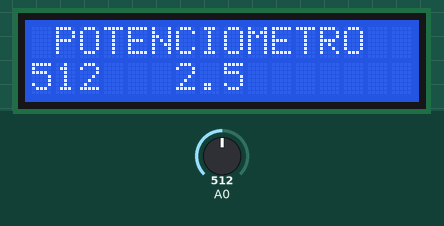
Recording of a sketch running on a simulated Arduino Uno, built with avr-gcc and run on an emulated ATmega328P. On the bench: 16×2 character LCD. The test bench sets the inputs (shaded band); at power-on: A0 = 512.

Above: at 2.2 s.
2.3 s: A0 set to 716
At 4.2 s:
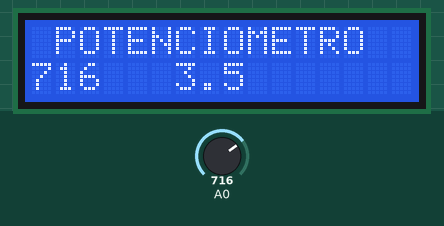
4.5 s: A0 set to 900
At 6.2 s:
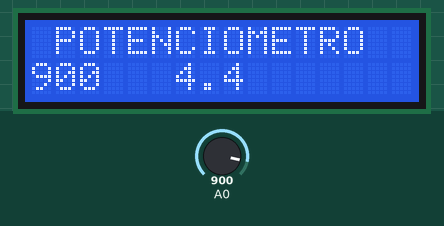
6.5 s: A0 set to 1023
At 8.4 s:
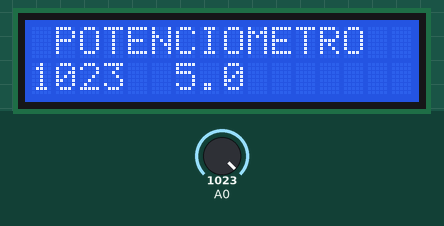
Timing chart, 0 to 9.9 s (numbered marks = the images above; inputs shaded):
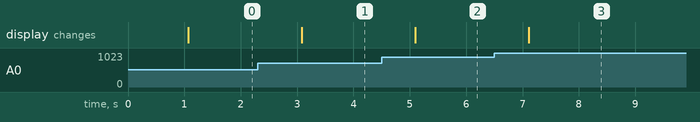

The sketch:

Prueba2.ino
```cpp
/**
   GeekFactory - "INNOVATING TOGETHER"
   Distribucion de materiales para el desarrollo e innovacion tecnologica
   www.geekfactory.mx

   EJEMPLO BASICO PARA EL USO DEL LCD 16X2 CON ARDUINO. MUESTRA UN TEXTO QUE RECORRE
   LA PANTALLA DE UN LADO A OTRO. ESTE PROGRAMA SIRVE COMO PRUEBA DEL CORRECTO
   FUNCIONAMIENTO DE NUESTRO CONEXIONADO Y TAMBIEN ILUSTRA COMO REALIZAR OPERACIONES
   CON EL CURSOR, BORRAR LA PANTALLA Y MOSTRAR CADENAS DE TEXTO.
*/
#include  <LiquidCrystal.h>

// CONSTRUCTOR PARA LA PANTALLA LCD 16X2
// AQUI SE CONFIGURAN LOS PINES PARA LA COMUNICACION CON LA PANTALLA
LiquidCrystal lcd(12, 11, 5, 4, 3, 2);

void setup()
{
  // INDICAMOS QUE TENEMOS CONECTADA UNA PANTALLA DE 16X2
  lcd.begin(16, 2);
  // MOVER EL CURSOR A LA PRIMERA POSICION DE LA PANTALLA Y BORRAR (0, 0)
  lcd.clear();
  // IMPRIMIR CADENA EN LA PRIMERA POSICION
  lcd.print(" GEEKFACTORY.MX ");
  // ESPERAR UN SEGUNDO
  delay(1000);
}

void loop()
{
  // BORRAMOS TODA LA PANTALLA PARA ACTUALIZARLA CADA SEGUNDO
  lcd.clear();
  // IMPRIMIR UN ENCABEZADO
  lcd.print(" POTENCIOMETRO  ");

  // REALIZAR LECTURA ANALOGICA EN PIN A0
  unsigned int val = analogRead(A0);
  // CONVERTIR ESE VALOR A VOLTAJE (ASUMIENDO QUE EL ARDUINO SE ALIMENTA A 5 VOLTS)
  float volts = (val * 5.0) / 1024.0;

  // IMPRIMIR VALORES EN LA SEGUNDA LINEA, COMENZANDO POR EL VALOR DIRECTO DEL ADC
  lcd.setCursor(0, 1);
  lcd.print(val);

  // IMPRIMIR EL VALOR EN VOLTAJE, DESPUES DE LA LECTURA DEL ADC
  lcd.setCursor(6, 1);
  lcd.print(volts, 1);

  // ESPERAR UN SEGUNDO ANTES DE CONTUNUAR
  delay (1000);
}
```

Measured:
- after the input at 2.3 s, the display: changes after 0.78 s (image 1)
- after the input at 4.5 s, the display: changes after 0.60 s (image 2)
- after the input at 6.5 s, the display: changes after 0.61 s (image 3)
